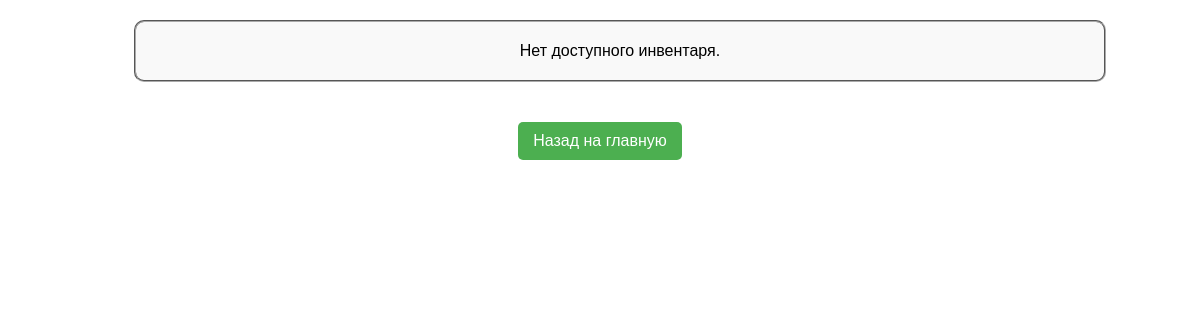
/inventory/owned_inventory/ (signed in), run on an earlier commit of the app's database.
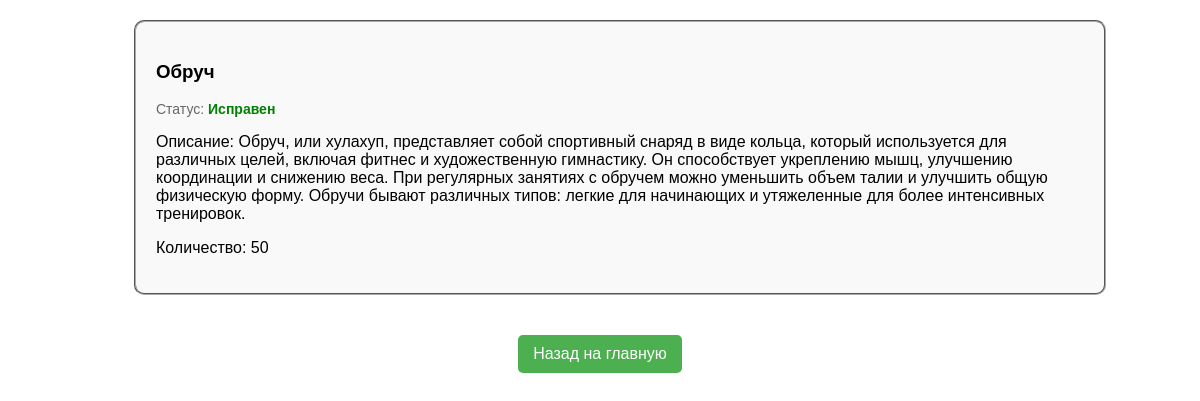
And on a later commit of the database.
### invpage/models.py (models this page shows, shortened)
class Ownership(models.Model):
    user = models.ForeignKey(settings.AUTH_USER_MODEL, on_delete=models.CASCADE, related_name='owned_items')
    item = models.ForeignKey(InventoryItem, on_delete=models.CASCADE, related_name='owners')
    quantity = models.PositiveIntegerField(default=1)

class InventoryItem(models.Model):
    name = models.CharField(max_length=255)
    description = models.TextField()
    status = models.CharField(max_length=50, default='Исправен')
    item_id = models.AutoField(primary_key=True)
    quantity = models.PositiveIntegerField(default=0)

### invpage/views.py (the view)
# urls.py: path('owned_inventory/', owned_inv, name='owned_inv')
@login_required
def owned_inv(request):
    user = request.user
    owned_items = Ownership.objects.filter(user=user).select_related('item')
    return render(request, 'inventory_owned.html', {'owned_items': owned_items})

### invpage/templates/inventory_owned.html (shortened to what this page needs)
{% load static %}
<!DOCTYPE html>
<html lang="en">
<head>
    <link rel="stylesheet" href="{% static 'invpage/css/own_inv.css' %}">
</head>
<body>
<ul class="inventory-list good" id="inventory-list-good">
    {% for el in owned_items %}
        <li>
            <div class="inventory-card">
                <h3>{{ el.item.name }}</h3>
                <div class="status">Статус: <span class="status-indicator good">{{ el.item.status }}</span></div>
                <p>Описание: {{ el.item.description }}</p>
                <p>Количество: {{ el.item.quantity }}</p>
            </div>
        </li>
    {% empty %}
        <li>Нет доступного инвентаря.</li>
    {% endfor %}
</ul>
<div class="button-container">
    <a href="{% url 'index' %}">Назад на главную</a>
</div>
</body>
</html>

What changed in the data, as far as the page shows it:
added Ownership: item.name "Обруч", item.status "Исправен", item.description "Обруч, или хулахуп, представляет собой спортивный снаряд в виде кольца, который используется для различных целей, включая фитнес и художественную гимнастику. Он способствует укреплению мышц, улучшению координации и снижению веса. При регулярных занятиях с обручем можно уменьшить объем талии и улучшить общую физическую форму. Обручи бывают различных типов: легкие для начинающих и утяжеленные для более интенсивных тренировок.", item.quantity "50"
Also different on the page:
text no longer shown: "Нет доступного инвентаря."
